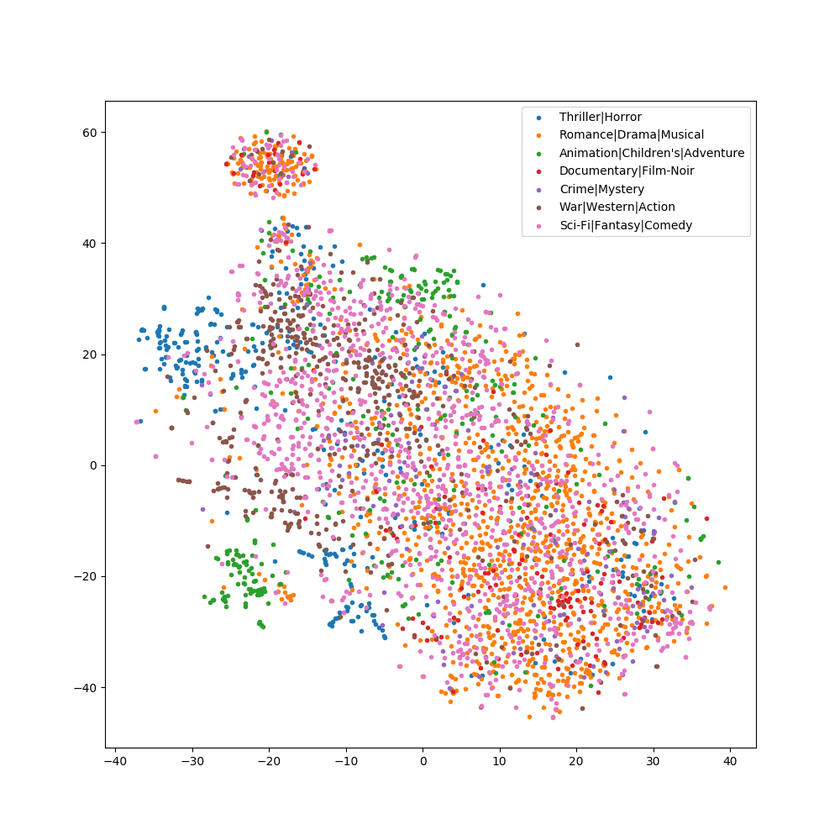
#> input picture hw5/tsne.png, 840 x 840 px, shrunk from 1000 x 1000 before the run
$ python Q2.py ../hw5/tsne.png
#> lines starting #> are read from the running program, lines starting #| are printed output that depends on the picture
from sys import argv
from PIL import Image

if len(argv) >= 2:
    im = Image.open(argv[1])
#> im is the input picture: PIL image 840x840 RGBA; mean R, G, B, A 247.7, 242.3, 241.3, 255
#pix = im.load()
width, height = im.size
#> width = 840; height = 840

for y in range(height):
    for x in range(width):
        pix = im.getpixel((x, y))
        pix = (int(pix[0]/2),
               int(pix[1]/2),
               int(pix[2]/2))
        im.putpixel((x, y), pix)
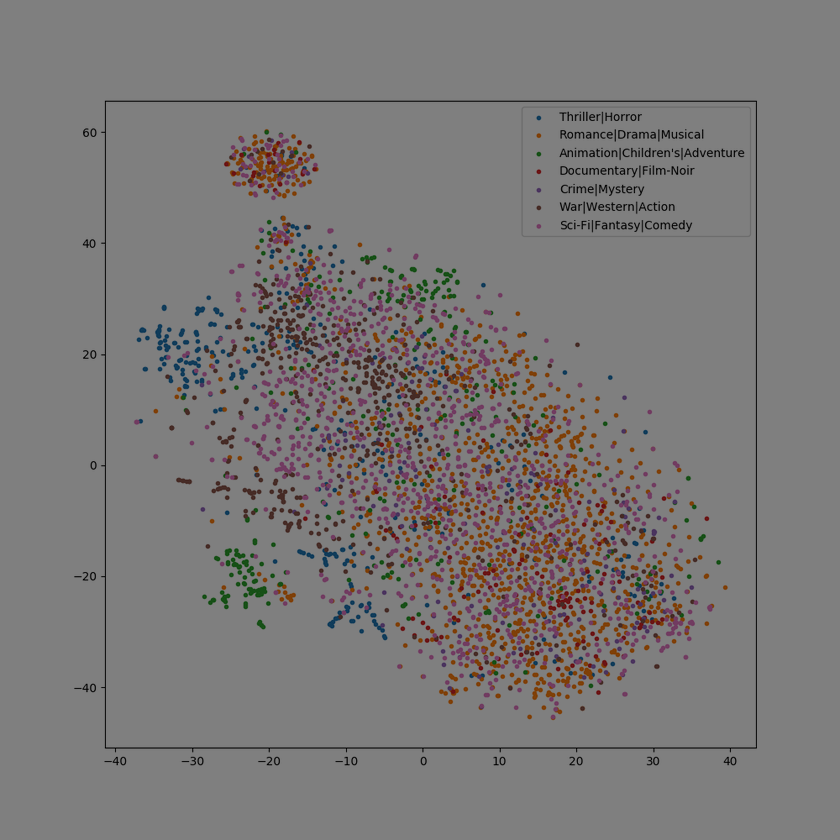
#> im: PIL image 840x840 RGBA; mean R, G, B, A 123.4, 120.7, 120.2, 255
im.save('Q2.png')
#im.show()
